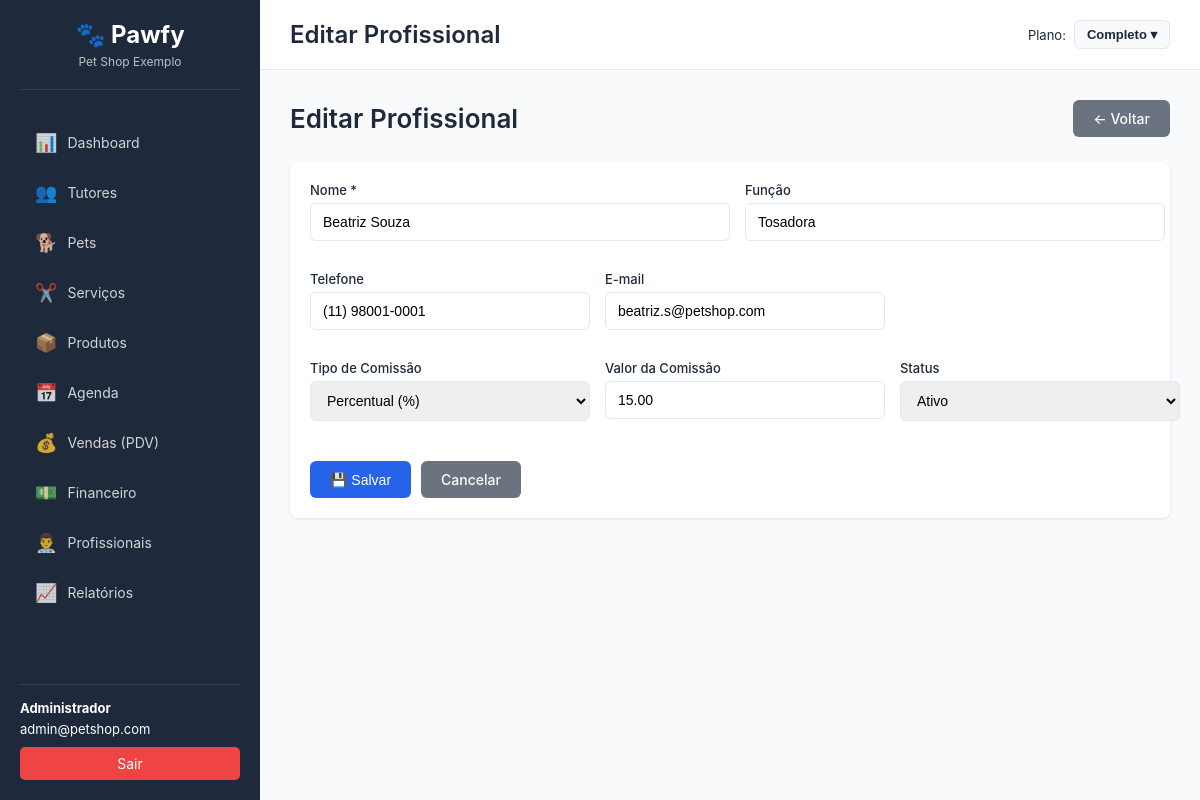
Page /?page=profissionais&action=edit&id=1 (signed in) on the committed database.
### tables this page shows
CREATE TABLE IF NOT EXISTS profissionais (
    id INT AUTO_INCREMENT PRIMARY KEY,
    company_id INT NOT NULL,
    nome VARCHAR(255) NOT NULL,
    funcao VARCHAR(100),
    telefone VARCHAR(20),
    email VARCHAR(255),
    comissao DECIMAL(5,2) DEFAULT 0 COMMENT 'Percentual de comissão',
    tipo_comissao ENUM('percentual', 'valor_fixo') DEFAULT 'percentual',
    status ENUM('ativo', 'inativo') DEFAULT 'ativo',
    data_criacao TIMESTAMP DEFAULT CURRENT_TIMESTAMP,
    data_atualizacao TIMESTAMP DEFAULT CURRENT_TIMESTAMP ON UPDATE CURRENT_TIMESTAMP,
    FOREIGN KEY (company_id) REFERENCES companies(id) ON DELETE CASCADE,
    INDEX idx_company (company_id),
    INDEX idx_nome (nome)
);

### database/connection.php (called while the page is built, shortened)
<?php
require_once __DIR__ . '/../config/config.php';
class Database {
    private static $instance = null;
    private $connection;
    private function __construct() {
        try {
            $dsn = "mysql:host=" . DB_HOST . ";dbname=" . DB_NAME . ";charset=" . DB_CHARSET;
            $options = [
                PDO::ATTR_ERRMODE => PDO::ERRMODE_EXCEPTION,
                PDO::ATTR_DEFAULT_FETCH_MODE => PDO::FETCH_ASSOC,
                PDO::ATTR_EMULATE_PREPARES => false,
                PDO::MYSQL_ATTR_INIT_COMMAND => "SET NAMES " . DB_CHARSET
            ];
            $this->connection = new PDO($dsn, DB_USER, DB_PASS, $options);
        } catch (PDOException $e) {
            die("Erro na conexão com o banco de dados: " . $e->getMessage());
        }
    }
    public static function getInstance() {
        if (self::$instance === null) {
            self::$instance = new self();
        }
        return self::$instance;
    }
    public function queryOne($sql, $params = []) {
        try {
            $stmt = $this->connection->prepare($sql);
            $stmt->execute($params);
            return $stmt->fetch();
        } catch (PDOException $e) {
            error_log("Erro na query: " . $e->getMessage());
            return false;
        }
    }
}

### config/config.php (called while the page is built, shortened)
<?php
function getCompanyId() {
    return $_SESSION['company_id'] ?? null;
}

### classes/Profissional.class.php (called while the page is built, shortened)
<?php
require_once __DIR__ . '/../database/connection.php';
class Profissional {
    private $db;
    private $company_id;
    public function __construct($company_id = null) {
        $this->db = Database::getInstance();
        $this->company_id = $company_id ?? getCompanyId();
    }
    public function getById($id) {
        $sql = "SELECT * FROM profissionais WHERE id = :id AND company_id = :company_id";
        $params = [
            ':id' => $id,
            ':company_id' => $this->company_id
        ];
        return $this->db->queryOne($sql, $params);
    }
}

### views/profissionais/form.php (the view, shortened to what this page needs)
<?php
$isEdit = isset($dados);
?>
<div class="page-header">
    <h2><?= $isEdit ? 'Editar' : 'Novo' ?> Profissional</h2>
    <a href="?page=profissionais&action=list" class="btn btn-secondary">← Voltar</a>
</div>
<div class="card">
    <div class="card-body">
        <form method="POST" class="form">
            <div class="form-row">
                <div class="form-group col-md-6">
                    <label for="nome">Nome *</label>
                    <input type="text" id="nome" name="nome" class="form-control" required value="<?= htmlspecialchars($dados['nome'] ?? '') ?>">
                </div>
                <div class="form-group col-md-6">
                    <label for="funcao">Função</label>
                    <input type="text" id="funcao" name="funcao" class="form-control" placeholder="Ex: Tosador, Banhista, Veterinário..." value="<?= htmlspecialchars($dados['funcao'] ?? '') ?>">
                </div>
            </div>
            <div class="form-row">
                <div class="form-group col-md-4">
                    <label for="telefone">Telefone</label>
                    <input type="text" id="telefone" name="telefone" class="form-control" value="<?= htmlspecialchars($dados['telefone'] ?? '') ?>">
                </div>
                <div class="form-group col-md-4">
                    <label for="email">E-mail</label>
                    <input type="email" id="email" name="email" class="form-control" value="<?= htmlspecialchars($dados['email'] ?? '') ?>">
                </div>
            </div>
            <div class="form-row">
                <div class="form-group col-md-4">
                    <label for="tipo_comissao">Tipo de Comissão</label>
                    <select id="tipo_comissao" name="tipo_comissao" class="form-control">
                        <option value="percentual" <?= (isset($dados['tipo_comissao']) && $dados['tipo_comissao'] == 'percentual') ? 'selected' : '' ?>>Percentual (%)</option>
                    </select>
                </div>
                <div class="form-group col-md-4">
                    <label for="comissao">Valor da Comissão</label>
                    <input type="number" id="comissao" name="comissao" class="form-control" step="0.01" min="0" value="<?= $dados['comissao'] ?? 0 ?>">
                </div>
                <?php if ($isEdit): ?>
                <div class="form-group col-md-4">
                    <label for="status">Status</label>
                    <select id="status" name="status" class="form-control" required>
                        <option value="ativo" <?= (isset($dados['status']) && $dados['status'] == 'ativo') ? 'selected' : '' ?>>Ativo</option>
                    </select>
                </div>
                <?php endif; ?>
            </div>
            <div class="form-actions">
                <button type="submit" class="btn btn-primary">💾 Salvar</button>
                <a href="?page=profissionais&action=list" class="btn btn-secondary">Cancelar</a>
            </div>
        </form>
    </div>
</div>
<?php
include __DIR__ . '/../template.php';
?>

### public/css/style.css (style rules this page uses)
:root { --primary-color: #2563EB; --secondary-color: #F97316; --success-color: #10B981; --danger-color: #EF4444; --warning-color: #F97316; --info-color: #2563EB; --dark-color: #1E293B; --light-color: #F8FAFC; --border-color: #E2E8F0; --text-color: #1E293B; --sidebar-width: 260px; }
* { margin: 0; padding: 0; box-sizing: border-box; }
body { font-family: -apple-system, BlinkMacSystemFont, 'Segoe UI', Roboto, 'Helvetica Neue', Arial, sans-serif; font-size: 14px; color: var(--text-color); background-color: #F8FAFC; }
.card { background-color: white; border-radius: 8px; box-shadow: 0 1px 3px rgba(0, 0, 0, 0.1); margin-bottom: 20px; }
.card-body { padding: 20px; }
.btn { display: inline-block; padding: 10px 20px; border-radius: 6px; text-decoration: none; border: none; cursor: pointer; font-size: 14px; font-weight: 500; transition: all 0.3s; }
.btn-primary { background-color: var(--primary-color); color: white; }
.btn-secondary { background-color: #6B7280; color: white; }
.form { max-width: 100%; }
.form-row { display: flex; gap: 15px; margin-bottom: 15px; }
.form-group { margin-bottom: 15px; flex: 1; }
.form-group label { display: block; margin-bottom: 5px; font-weight: 500; font-size: 13px; }
.form-control { width: 100%; padding: 10px 12px; border: 1px solid var(--border-color); border-radius: 6px; font-size: 14px; transition: all 0.3s; }
.form-actions { margin-top: 25px; display: flex; gap: 10px; }
.page-header { display: flex; justify-content: space-between; align-items: center; margin-bottom: 25px; }
.page-header h2 { font-size: 26px; font-weight: 600; }
.col-md-4 { flex: 0 0 33.33%; }
.col-md-4 { flex: 0 0 33.33%; max-width: 33.33%; }
.col-md-6 { flex: 0 0 50%; max-width: 50%; }

### rows in the picture
profissionais: nome "Beatriz Souza", funcao "Tosadora", telefone "(11) 98001-0001", email "beatriz.s@petshop.com", tipo_comissao "Percentual (%)", comissao "15.00", status "Ativo"

### other values in the picture
$_SESSION['company_name'] "Pet Shop Exemplo"
$_SESSION['user_name'] "Administrador"
$_SESSION['user_email'] "admin@petshop.com"
$page_title "Editar Profissional"
PLANOS[$_SESSION['plano'] ?? 'completo']['nome'] "Completo"
